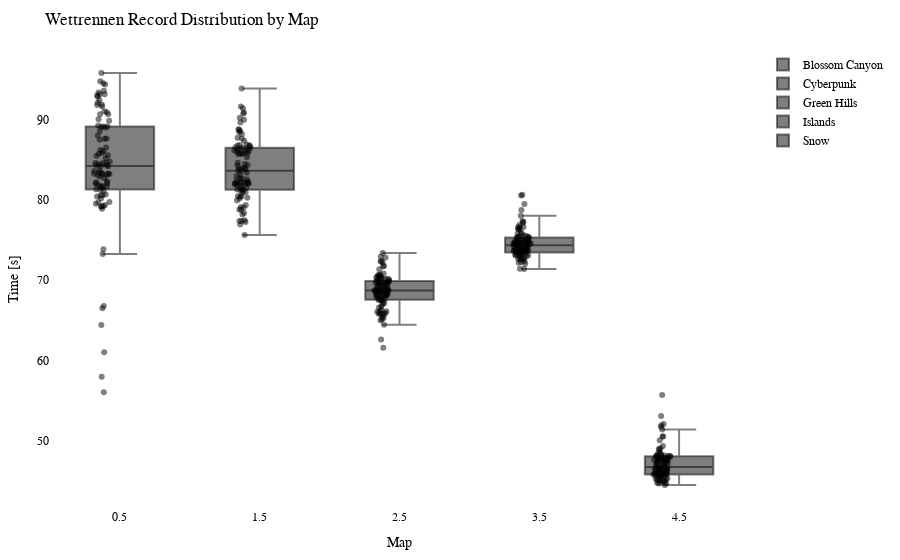

Here is the notebook cell this chart was saved with:
### Code cell
import plotly.graph_objects as go
import plotly.io as pio

df = getRecordsDataframe(minigame="Wettrennen")

# Calculate the offset for centering the data points
num_columns = len(df.columns)
offset = 0.5

# Create a Swarm plot using Plotly
fig = go.Figure()

for i, column in enumerate(df.columns):
    x_values = [i + offset] * len(df[column])  # Adjust x-values with offset for horizontal centering
    fig.add_trace(go.Box(x=x_values,
                         y=df[column],
                         name=column,
                         boxpoints='all',
                         pointpos=-0.5,  # Adjust point position to prevent overlapping
                         marker=dict(color='rgba(0,0,0,0.5)', size=6),  # Adjust marker color and size
                         hovertext=df.index,
                         hoverinfo='text+y'))

fig.update_layout(title="Wettrennen Record Distribution by Map",
                  xaxis=dict(title="Map"),
                  yaxis=dict(title="Time [s]"),
                  showlegend=True,
                  font=dict(family="Arial", size=12, color="black"),  # Customize font
                  plot_bgcolor="white",  # Set background color
                  margin=dict(l=50, r=50, t=50, b=50),  # Adjust margins for better layout
                  )

pio.show(fig)

pio.write_html(fig, "out/wettr_swarm_plot.html")

### Figure 1 — Plotly figure (JSON) as saved in the notebook; plotly's stock layout.template omitted (floating-point values rounded to 4 significant figures)
{"data": [{"boxpoints": "all", "hoverinfo": "text+y", "hovertext": ["20LeRe10", "agowskyy", "Anni808", "Axollotel", "BacardiSprite", "bawskey", "BusinessBent", "ByNetherdude", "byTobi", "cediiiiii_10", "Chander24", "Chrisi20101", "crocodile1870", "cxl1lo", "DarkCobweb", "deadfiight", "DerBaumIstDerWeg", "Dokkkkko", "Ex4cted", "Falke23_5", "Feinberg", "Fflopse", "ForceFox", "Freeeedom", "frutigall", "GamemasterNiki", "GeneralEnte06", "Gerrygames", "Gobo9", "GrafikKatze", "Grapfen", "Gummibearchen", "H1ghsay", "h4nnes", "Harold_Sensemann", "HerrDante", "itemTooltipExport", "Jan2220", "JennieKim", "jimmi1410", "JOW23", "Joy_8oy", "JustK1lling", "KakaMC", "Kanickelul", "Kokochampi", "Kokochampo", "Krusti", "Kyuudo", "LeWi_100", "Livgo", "lizsyy", "LordAlexos", "Lubotter2009", "Luis_XYZ", "M0orey_0", "marbrueck", "Martomias", "Mincheeen", "MrNulfred", "Mvsk_", "Nexilus", "Ninivee", "officialryzon", "Oronor", "PedroZockt", "Picutar", "PixlNight", "PolizeiDreamy", "Radattel", "Raefinzs", "Ritokii", "rXzEr_Justin", "Sackkerl", "SB387", "schmaarek", "ScreamingBlatz", "Sebi1801", "Seemops_8", "Sey__", "Shiewk", "Snitcherella", "SpeckyCut", "StaudammAusHolz", "Tomiokey", "tsuneee", "twitchparaskiill", "Txlentierter", "Umgfoin", "WirdNichtGeladen", "Wissender", "xBaumeisterin", "xX_Dima_ggg_Xx6", "xX_Masha_ggg_Xx9", "ymq_", "yzvm", "zTotito", "_n3d", "_Waldi_"], "marker": {"color": "rgba(0,0,0,0.5)", "size": 6}, "name": "Blossom Canyon", "pointpos": -0.5, "type": "box", "x": [0.5, 0.5, 0.5, 0.5, 0.5, 0.5, 0.5, 0.5, 0.5, 0.5, 0.5, 0.5, 0.5, 0.5, 0.5, 0.5, 0.5, 0.5, 0.5, 0.5, 0.5, 0.5, 0.5, 0.5, 0.5, 0.5, 0.5, 0.5, 0.5, 0.5, 0.5, 0.5, 0.5, 0.5, 0.5, 0.5, 0.5, 0.5, 0.5, 0.5, 0.5, 0.5, 0.5, 0.5, 0.5, 0.5, 0.5, 0.5, 0.5, 0.5, 0.5, 0.5, 0.5, 0.5, 0.5, 0.5, 0.5, 0.5, 0.5, 0.5, 0.5, 0.5, 0.5, 0.5, 0.5, 0.5, 0.5, 0.5, 0.5, 0.5, 0.5, 0.5, 0.5, 0.5, 0.5, 0.5, 0.5, 0.5, 0.5, 0.5, 0.5, 0.5, 0.5, 0.5, 0.5, 0.5, 0.5, 0.5, 0.5, 0.5, 0.5, 0.5, 0.5, 0.5, 0.5, 0.5, 0.5, 0.5, 0.5], "y": [88.01, 90.64, 82.91, 90.02, 81.72, 81.66, 94.5, null, 88.57, 78.88, 87.48, 82.06, 83.21, 83.1, 91.03, 92.98, 89.85, 85.16, 81.09, 89.06, null, 56.03, 89.25, 79.52, 89.11, 83.22, 73.25, 94.35, 61.01, 79.69, 81.56, 64.39, 85.48, 84.31, 91.8, 80.57, null, 82.18, 89.16, 86.52, 84.58, 82.05, 82.69, 85.55, null, 93.57, 93.36, 93.13, 80.15, 57.95, 91.63, 79.2, 90.66, 81.85, 84.44, 84.54, 83.06, 83.39, 66.77, 83.58, 90.9, 87.59, 84.77, 82.29, 94.76, 79.35, 73.84, 83.65, 95.8, 92.09, 83.32, 92.43, 83.25, 84.31, 85.74, 81.66, 85.82, null, 83.28, 81.22, 80.39, 86.19, null, 92.86, 88.99, 79.72, 93.15, 80.66, 81.31, 86.08, 84.2, 66.49, 84.17, 87.63, 79.16, 79.21, 84.57, 80.53, 91.83]}, {"boxpoints": "all", "hoverinfo": "text+y", "hovertext": ["20LeRe10", "agowskyy", "Anni808", "Axollotel", "BacardiSprite", "bawskey", "BusinessBent", "ByNetherdude", "byTobi", "cediiiiii_10", "Chander24", "Chrisi20101", "crocodile1870", "cxl1lo", "DarkCobweb", "deadfiight", "DerBaumIstDerWeg", "Dokkkkko", "Ex4cted", "Falke23_5", "Feinberg", "Fflopse", "ForceFox", "Freeeedom", "frutigall", "GamemasterNiki", "GeneralEnte06", "Gerrygames", "Gobo9", "GrafikKatze", "Grapfen", "Gummibearchen", "H1ghsay", "h4nnes", "Harold_Sensemann", "HerrDante", "itemTooltipExport", "Jan2220", "JennieKim", "jimmi1410", "JOW23", "Joy_8oy", "JustK1lling", "KakaMC", "Kanickelul", "Kokochampi", "Kokochampo", "Krusti", "Kyuudo", "LeWi_100", "Livgo", "lizsyy", "LordAlexos", "Lubotter2009", "Luis_XYZ", "M0orey_0", "marbrueck", "Martomias", "Mincheeen", "MrNulfred", "Mvsk_", "Nexilus", "Ninivee", "officialryzon", "Oronor", "PedroZockt", "Picutar", "PixlNight", "PolizeiDreamy", "Radattel", "Raefinzs", "Ritokii", "rXzEr_Justin", "Sackkerl", "SB387", "schmaarek", "ScreamingBlatz", "Sebi1801", "Seemops_8", "Sey__", "Shiewk", "Snitcherella", "SpeckyCut", "StaudammAusHolz", "Tomiokey", "tsuneee", "twitchparaskiill", "Txlentierter", "Umgfoin", "WirdNichtGeladen", "Wissender", "xBaumeisterin", "xX_Dima_ggg_Xx6", "xX_Masha_ggg_Xx9", "ymq_", "yzvm", "zTotito", "_n3d", "_Waldi_"], "marker": {"color": "rgba(0,0,0,0.5)", "size": 6}, "name": "Cyberpunk", "pointpos": -0.5, "type": "box", "x": [1.5, 1.5, 1.5, 1.5, 1.5, 1.5, 1.5, 1.5, 1.5, 1.5, 1.5, 1.5, 1.5, 1.5, 1.5, 1.5, 1.5, 1.5, 1.5, 1.5, 1.5, 1.5, 1.5, 1.5, 1.5, 1.5, 1.5, 1.5, 1.5, 1.5, 1.5, 1.5, 1.5, 1.5, 1.5, 1.5, 1.5, 1.5, 1.5, 1.5, 1.5, 1.5, 1.5, 1.5, 1.5, 1.5, 1.5, 1.5, 1.5, 1.5, 1.5, 1.5, 1.5, 1.5, 1.5, 1.5, 1.5, 1.5, 1.5, 1.5, 1.5, 1.5, 1.5, 1.5, 1.5, 1.5, 1.5, 1.5, 1.5, 1.5, 1.5, 1.5, 1.5, 1.5, 1.5, 1.5, 1.5, 1.5, 1.5, 1.5, 1.5, 1.5, 1.5, 1.5, 1.5, 1.5, 1.5, 1.5, 1.5, 1.5, 1.5, 1.5, 1.5, 1.5, 1.5, 1.5, 1.5, 1.5, 1.5], "y": [90.74, 86.55, 81.29, 82.65, 81.13, 82.12, 88.78, null, 85.96, 78.8, 86.5, 82.0, 84.27, 83.38, 82.16, 89.61, 81.73, 82.56, 80.89, 89.96, 86.17, 75.62, 86.4, 80.39, 83.65, 82.21, 79.34, 81.29, 77.44, 82.4, 81.48, 76.92, 85.76, 84.34, 82.65, 80.25, null, 81.96, 86.1, 85.72, 82.03, 85.78, 80.43, 82.09, null, 91.4, 91.62, 86.04, 77.37, 82.27, 88.52, 79.05, 85.66, 83.88, 85.28, 87.72, 90.87, 82.07, 81.49, 86.33, 88.19, 85.79, 84.6, null, 86.48, 78.35, 81.14, 83.14, 90.23, 86.89, 82.95, 86.78, 83.61, 84.44, 88.44, 77.23, 83.92, null, 88.72, 78.16, 81.79, 80.44, 93.86, 87.35, 86.22, 79.91, 86.75, null, 80.17, 83.99, 82.06, 80.94, 83.78, 86.7, 77.37, 79.11, 86.82, 78.75, 87.64]}, {"boxpoints": "all", "hoverinfo": "text+y", "hovertext": ["20LeRe10", "agowskyy", "Anni808", "Axollotel", "BacardiSprite", "bawskey", "BusinessBent", "ByNetherdude", "byTobi", "cediiiiii_10", "Chander24", "Chrisi20101", "crocodile1870", "cxl1lo", "DarkCobweb", "deadfiight", "DerBaumIstDerWeg", "Dokkkkko", "Ex4cted", "Falke23_5", "Feinberg", "Fflopse", "ForceFox", "Freeeedom", "frutigall", "GamemasterNiki", "GeneralEnte06", "Gerrygames", "Gobo9", "GrafikKatze", "Grapfen", "Gummibearchen", "H1ghsay", "h4nnes", "Harold_Sensemann", "HerrDante", "itemTooltipExport", "Jan2220", "JennieKim", "jimmi1410", "JOW23", "Joy_8oy", "JustK1lling", "KakaMC", "Kanickelul", "Kokochampi", "Kokochampo", "Krusti", "Kyuudo", "LeWi_100", "Livgo", "lizsyy", "LordAlexos", "Lubotter2009", "Luis_XYZ", "M0orey_0", "marbrueck", "Martomias", "Mincheeen", "MrNulfred", "Mvsk_", "Nexilus", "Ninivee", "officialryzon", "Oronor", "PedroZockt", "Picutar", "PixlNight", "PolizeiDreamy", "Radattel", "Raefinzs", "Ritokii", "rXzEr_Justin", "Sackkerl", "SB387", "schmaarek", "ScreamingBlatz", "Sebi1801", "Seemops_8", "Sey__", "Shiewk", "Snitcherella", "SpeckyCut", "StaudammAusHolz", "Tomiokey", "tsuneee", "twitchparaskiill", "Txlentierter", "Umgfoin", "WirdNichtGeladen", "Wissender", "xBaumeisterin", "xX_Dima_ggg_Xx6", "xX_Masha_ggg_Xx9", "ymq_", "yzvm", "zTotito", "_n3d", "_Waldi_"], "marker": {"color": "rgba(0,0,0,0.5)", "size": 6}, "name": "Green Hills", "pointpos": -0.5, "type": "box", "x": [2.5, 2.5, 2.5, 2.5, 2.5, 2.5, 2.5, 2.5, 2.5, 2.5, 2.5, 2.5, 2.5, 2.5, 2.5, 2.5, 2.5, 2.5, 2.5, 2.5, 2.5, 2.5, 2.5, 2.5, 2.5, 2.5, 2.5, 2.5, 2.5, 2.5, 2.5, 2.5, 2.5, 2.5, 2.5, 2.5, 2.5, 2.5, 2.5, 2.5, 2.5, 2.5, 2.5, 2.5, 2.5, 2.5, 2.5, 2.5, 2.5, 2.5, 2.5, 2.5, 2.5, 2.5, 2.5, 2.5, 2.5, 2.5, 2.5, 2.5, 2.5, 2.5, 2.5, 2.5, 2.5, 2.5, 2.5, 2.5, 2.5, 2.5, 2.5, 2.5, 2.5, 2.5, 2.5, 2.5, 2.5, 2.5, 2.5, 2.5, 2.5, 2.5, 2.5, 2.5, 2.5, 2.5, 2.5, 2.5, 2.5, 2.5, 2.5, 2.5, 2.5, 2.5, 2.5, 2.5, 2.5, 2.5, 2.5], "y": [72.91, 69.39, 68.51, 71.75, 67.63, 68.13, 72.19, 72.38, 68.71, 64.44, 72.31, 68.72, 69.35, 68.17, 68.64, 70.44, 68.59, 68.66, 65.83, 68.91, 68.72, 65.74, 70.64, 66.57, 68.76, 69.47, 67.17, 61.56, 62.59, 68.7, 67.75, 65.82, 70.21, 67.61, 68.2, 65.0, null, 68.18, 69.25, 69.74, 67.11, 69.89, 66.64, 65.83, 71.73, 70.61, 70.17, 69.21, 66.1, 65.34, 72.8, 65.91, 70.06, 68.63, 68.7, 70.13, 70.29, 67.59, 68.22, 69.66, 70.81, 68.15, 69.16, null, 69.36, 65.1, 68.19, 67.93, 69.66, 69.26, 69.83, 68.53, 68.97, 70.16, 70.31, 68.1, 68.73, 71.34, 69.74, 67.46, 66.06, 73.36, 70.7, 69.63, 69.89, 66.08, 68.38, null, 66.94, 68.28, 67.58, 67.51, 69.9, 69.67, 66.31, 65.26, 70.49, 65.67, 68.09]}, {"boxpoints": "all", "hoverinfo": "text+y", "hovertext": ["20LeRe10", "agowskyy", "Anni808", "Axollotel", "BacardiSprite", "bawskey", "BusinessBent", "ByNetherdude", "byTobi", "cediiiiii_10", "Chander24", "Chrisi20101", "crocodile1870", "cxl1lo", "DarkCobweb", "deadfiight", "DerBaumIstDerWeg", "Dokkkkko", "Ex4cted", "Falke23_5", "Feinberg", "Fflopse", "ForceFox", "Freeeedom", "frutigall", "GamemasterNiki", "GeneralEnte06", "Gerrygames", "Gobo9", "GrafikKatze", "Grapfen", "Gummibearchen", "H1ghsay", "h4nnes", "Harold_Sensemann", "HerrDante", "itemTooltipExport", "Jan2220", "JennieKim", "jimmi1410", "JOW23", "Joy_8oy", "JustK1lling", "KakaMC", "Kanickelul", "Kokochampi", "Kokochampo", "Krusti", "Kyuudo", "LeWi_100", "Livgo", "lizsyy", "LordAlexos", "Lubotter2009", "Luis_XYZ", "M0orey_0", "marbrueck", "Martomias", "Mincheeen", "MrNulfred", "Mvsk_", "Nexilus", "Ninivee", "officialryzon", "Oronor", "PedroZockt", "Picutar", "PixlNight", "PolizeiDreamy", "Radattel", "Raefinzs", "Ritokii", "rXzEr_Justin", "Sackkerl", "SB387", "schmaarek", "ScreamingBlatz", "Sebi1801", "Seemops_8", "Sey__", "Shiewk", "Snitcherella", "SpeckyCut", "StaudammAusHolz", "Tomiokey", "tsuneee", "twitchparaskiill", "Txlentierter", "Umgfoin", "WirdNichtGeladen", "Wissender", "xBaumeisterin", "xX_Dima_ggg_Xx6", "xX_Masha_ggg_Xx9", "ymq_", "yzvm", "zTotito", "_n3d", "_Waldi_"], "marker": {"color": "rgba(0,0,0,0.5)", "size": 6}, "name": "Islands", "pointpos": -0.5, "type": "box", "x": [3.5, 3.5, 3.5, 3.5, 3.5, 3.5, 3.5, 3.5, 3.5, 3.5, 3.5, 3.5, 3.5, 3.5, 3.5, 3.5, 3.5, 3.5, 3.5, 3.5, 3.5, 3.5, 3.5, 3.5, 3.5, 3.5, 3.5, 3.5, 3.5, 3.5, 3.5, 3.5, 3.5, 3.5, 3.5, 3.5, 3.5, 3.5, 3.5, 3.5, 3.5, 3.5, 3.5, 3.5, 3.5, 3.5, 3.5, 3.5, 3.5, 3.5, 3.5, 3.5, 3.5, 3.5, 3.5, 3.5, 3.5, 3.5, 3.5, 3.5, 3.5, 3.5, 3.5, 3.5, 3.5, 3.5, 3.5, 3.5, 3.5, 3.5, 3.5, 3.5, 3.5, 3.5, 3.5, 3.5, 3.5, 3.5, 3.5, 3.5, 3.5, 3.5, 3.5, 3.5, 3.5, 3.5, 3.5, 3.5, 3.5, 3.5, 3.5, 3.5, 3.5, 3.5, 3.5, 3.5, 3.5, 3.5, 3.5], "y": [77.24, 76.29, 73.67, 73.99, 74.3, 74.08, 75.3, null, 73.77, 71.41, 75.74, 73.99, 73.85, 74.99, 73.09, 76.59, 73.43, 75.52, 72.78, 74.57, 74.75, 72.62, 74.17, 73.08, 74.97, 74.46, 73.85, 73.1, 72.02, 75.42, 73.45, 73.51, 75.39, 74.1, 74.75, 72.17, null, 74.33, 73.66, 76.29, 72.64, 75.04, null, 72.6, 80.52, 75.54, 78.72, 77.15, 73.75, 72.24, 76.57, 72.6, 75.72, 73.44, 74.94, 74.78, 74.5, 73.57, 74.4, 75.04, 74.62, 74.64, 73.22, 75.2, 74.64, 73.1, 73.54, 73.58, 75.28, 74.37, 75.41, 79.46, 74.67, 73.69, 74.3, 73.69, 74.11, 80.62, 78, 73.28, 73.14, 76.85, 75.89, 74.36, 77.36, 72.97, 76.59, 74.16, 73.27, 74.53, 72.7, 73.14, 74.72, 76.4, 71.37, 72.33, 74.67, 73.83, 74.84]}, {"boxpoints": "all", "hoverinfo": "text+y", "hovertext": ["20LeRe10", "agowskyy", "Anni808", "Axollotel", "BacardiSprite", "bawskey", "BusinessBent", "ByNetherdude", "byTobi", "cediiiiii_10", "Chander24", "Chrisi20101", "crocodile1870", "cxl1lo", "DarkCobweb", "deadfiight", "DerBaumIstDerWeg", "Dokkkkko", "Ex4cted", "Falke23_5", "Feinberg", "Fflopse", "ForceFox", "Freeeedom", "frutigall", "GamemasterNiki", "GeneralEnte06", "Gerrygames", "Gobo9", "GrafikKatze", "Grapfen", "Gummibearchen", "H1ghsay", "h4nnes", "Harold_Sensemann", "HerrDante", "itemTooltipExport", "Jan2220", "JennieKim", "jimmi1410", "JOW23", "Joy_8oy", "JustK1lling", "KakaMC", "Kanickelul", "Kokochampi", "Kokochampo", "Krusti", "Kyuudo", "LeWi_100", "Livgo", "lizsyy", "LordAlexos", "Lubotter2009", "Luis_XYZ", "M0orey_0", "marbrueck", "Martomias", "Mincheeen", "MrNulfred", "Mvsk_", "Nexilus", "Ninivee", "officialryzon", "Oronor", "PedroZockt", "Picutar", "PixlNight", "PolizeiDreamy", "Radattel", "Raefinzs", "Ritokii", "rXzEr_Justin", "Sackkerl", "SB387", "schmaarek", "ScreamingBlatz", "Sebi1801", "Seemops_8", "Sey__", "Shiewk", "Snitcherella", "SpeckyCut", "StaudammAusHolz", "Tomiokey", "tsuneee", "twitchparaskiill", "Txlentierter", "Umgfoin", "WirdNichtGeladen", "Wissender", "xBaumeisterin", "xX_Dima_ggg_Xx6", "xX_Masha_ggg_Xx9", "ymq_", "yzvm", "zTotito", "_n3d", "_Waldi_"], "marker": {"color": "rgba(0,0,0,0.5)", "size": 6}, "name": "Snow", "pointpos": -0.5, "type": "box", "x": [4.5, 4.5, 4.5, 4.5, 4.5, 4.5, 4.5, 4.5, 4.5, 4.5, 4.5, 4.5, 4.5, 4.5, 4.5, 4.5, 4.5, 4.5, 4.5, 4.5, 4.5, 4.5, 4.5, 4.5, 4.5, 4.5, 4.5, 4.5, 4.5, 4.5, 4.5, 4.5, 4.5, 4.5, 4.5, 4.5, 4.5, 4.5, 4.5, 4.5, 4.5, 4.5, 4.5, 4.5, 4.5, 4.5, 4.5, 4.5, 4.5, 4.5, 4.5, 4.5, 4.5, 4.5, 4.5, 4.5, 4.5, 4.5, 4.5, 4.5, 4.5, 4.5, 4.5, 4.5, 4.5, 4.5, 4.5, 4.5, 4.5, 4.5, 4.5, 4.5, 4.5, 4.5, 4.5, 4.5, 4.5, 4.5, 4.5, 4.5, 4.5, 4.5, 4.5, 4.5, 4.5, 4.5, 4.5, 4.5, 4.5, 4.5, 4.5, 4.5, 4.5, 4.5, 4.5, 4.5, 4.5, 4.5, 4.5], "y": [48.05, 48.83, 46.5, 47.57, 46.92, 46.42, 48.46, 55.7, 48.08, 44.68, 52.08, 48.27, 47.79, 46.67, 46.3, 48.19, 45.81, 46.13, 45.21, 46.33, 51.73, 44.75, 53.07, 45.21, 47.07, 47.54, 44.97, 45.85, 44.47, 45.1, 45.77, 45.13, 48.13, 46.17, 47.3, 45.06, null, 45.86, 45.77, 47.86, 46.51, 48.07, 45.61, 45.83, 50.04, 51.93, 49.33, 47.65, 46.51, 45.31, 50.52, 44.67, 47.31, 47.2, 46.28, 48.96, 46.79, 45.62, 45.8, 48.15, 51.38, 47.18, 45.62, null, 47.81, 45.3, 46.0, 45.96, 47.71, 47.87, 46.54, 47.39, 47.09, 46.47, 47.52, 45.03, 47.59, 48.05, 46.1, 45.79, 46.58, 50.51, 47.59, 46.78, 48.05, 45.28, 46.89, null, 45.73, 47.57, 45.88, 45.62, 48.51, 49.05, 44.88, 44.77, 46.54, 46.02, 48.2]}], "layout": {"font": {"color": "black", "family": "Arial", "size": 12}, "margin": {"b": 50, "l": 50, "r": 50, "t": 50}, "plot_bgcolor": "white", "showlegend": true, "title": {"text": "Wettrennen Record Distribution by Map"}, "xaxis": {"title": {"text": "Map"}}, "yaxis": {"title": {"text": "Time [s]"}}}}
